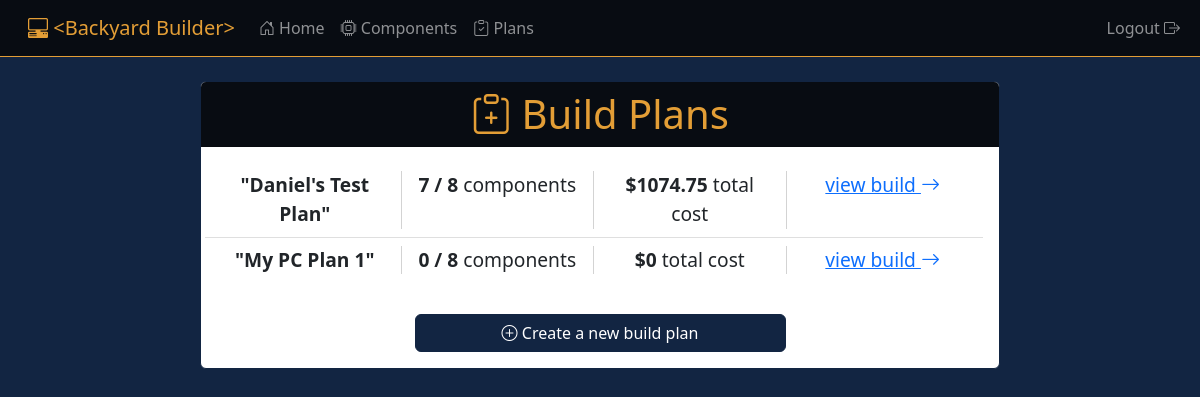
Before: /builds/ (signed in) with the older database file.
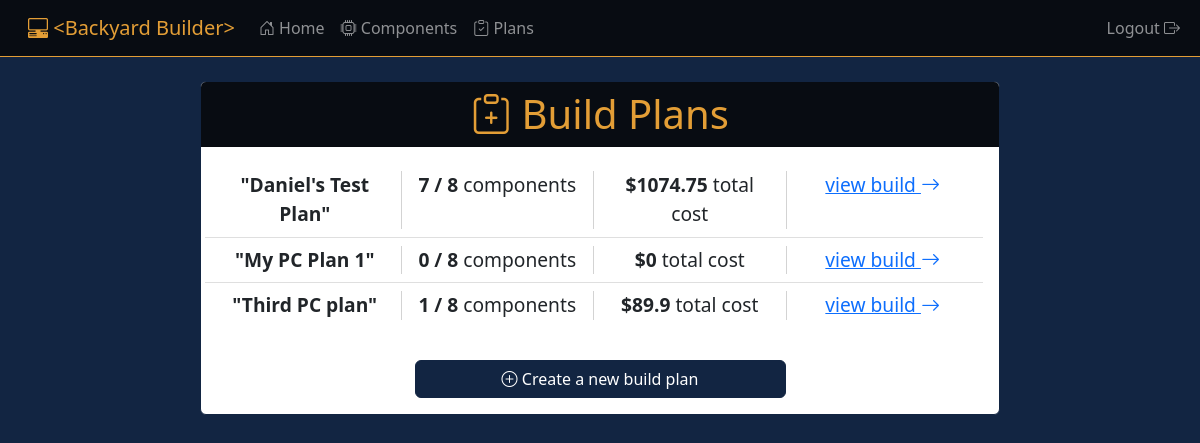
After: the same page with the newer database file.
### builds/models.py (models this page shows, shortened)
class Build(models.Model):
    name = models.CharField(max_length=75, default='My PC Plan')
    user = models.ForeignKey(User, on_delete=models.CASCADE)
    case = models.ForeignKey(Case, on_delete=models.SET_NULL, null=True, default=None)
    cooler = models.ForeignKey(Cooler, on_delete=models.SET_NULL, null=True, default=None)
    cpu = models.ForeignKey(CPU, on_delete=models.SET_NULL, null=True, default=None)
    graphics = models.ForeignKey(Graphics, on_delete=models.SET_NULL, null=True, default=None)
    motherboard = models.ForeignKey(Motherboard, on_delete=models.SET_NULL, null=True, default=None)
    powersupply = models.ForeignKey(PowerSupply, on_delete=models.SET_NULL, null=True, default=None)
    ram = models.ForeignKey(RAM, on_delete=models.SET_NULL, null=True, default=None)
    storage = models.ForeignKey(Storage, on_delete=models.SET_NULL, null=True, default=None)
    def total_price(self):
        total_price = 0
        components = []
        if self.case is not None:
            components.append(self.case)
        if self.cooler is not None:
            components.append(self.cooler)
        if self.cpu is not None:
            components.append(self.cpu)
        if self.graphics is not None:
            components.append(self.graphics)
        if self.motherboard is not None:
            components.append(self.motherboard)
        if self.powersupply is not None:
            components.append(self.powersupply)
        if self.ram is not None:
            components.append(self.ram)
        if self.storage is not None:
            components.append(self.storage)
        for component in components:
            total_price += component.price
        return round(total_price, 2)
    def component_count(self):
        count = 0
        if self.case is not None:
            count += 1
        if self.cooler is not None:
            count += 1
        if self.cpu is not None:
            count += 1
        if self.graphics is not None:
            count += 1
        if self.motherboard is not None:
            count += 1
        if self.powersupply is not None:
            count += 1
        if self.ram is not None:
            count += 1
        if self.storage is not None:
            count += 1
        return count

### components/models.py (models this page shows, shortened)
class Component(models.Model):
    name = models.CharField(max_length=300)
    manufacturer = models.CharField(max_length=100)
    price = models.FloatField()
    image = models.ImageField(default='component_images/default_component.png', upload_to='component_images')
    link = models.URLField()

### builds/views.py (the view)
# urls.py: path('', views.build_list, name='build_list'),
@login_required
def build_list(request):
    context = {}
    user = request.user
    builds = Build.objects.filter(user=user)
    context['builds'] = builds
    return render(request, 'builds/build_list.html', context)

### builds/templates/builds/build_list.html
{% extends 'dashboard/base.html' %}
{% block body %}
    <div class="col-8 offset-2 my-4">
        <div class="card">
            <h1 class="card-header text-center">
                <i class="bi bi-clipboard-plus"></i>
                Build Plans
            </h1>
            <div class="row card-body">
                {% if not builds %}
                    <h4 class="card-title text-center mt-4">You haven't created any builds yet!</h4>
                {% else %}
                    <ul class="list-group list-group-flush">
                        {% for build in builds %}
                            <li class="list-group-item" style="font-size: 1.2em">
                                <div class="row">
                                    <div class="col-3 text-center" style="border-right: 1px solid lightgrey;">
                                        <strong>"{{ build.name }}"</strong>
                                    </div>
                                    <div class="col-3 text-center" style="border-right: 1px solid lightgrey;">
                                        <strong>{{ build.component_count }}&nbsp;/&nbsp;8</strong> components
                                    </div>
                                    <div class="col-3 text-center" style="border-right: 1px solid lightgrey;">
                                        <strong>${{ build.total_price }}</strong> total cost
                                    </div>
                                    <div class="col-3 text-center">
                                        <a href="{% url 'builds:view_build' build.id %}">
                                            view build
                                            <i class="bi bi-arrow-right"></i>
                                        </a>
                                    </div>
                                </div>
                            </li>
                        {% endfor %}
                    </ul>
                {% endif %}
            </div>
            <div class="row card-body">
                <div class="d-grid gap-2 col-6 mx-auto">
                    <a href="{% url 'builds:new_build' %}" class="btn btn-primary btn-block">
                        <i class="bi bi-plus-circle"></i>
                        Create a new build plan
                    </a>
                </div>
            </div>
        </div>
    </div>
{% endblock %}

Changed rows visible on the page:
added Build: name "Third PC plan", component_count "1", total_price "89.9"
